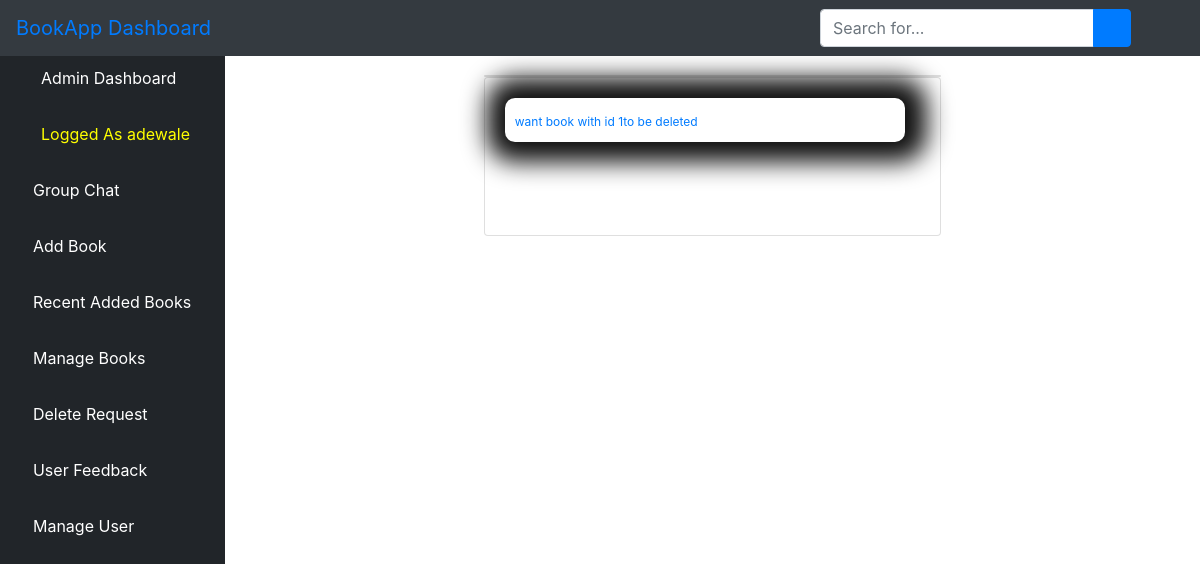
Page /adrequest/ (signed in) on the committed database.
### bookstore/models.py (models this page shows, shortened)
class User(AbstractUser):
    is_admin = models.BooleanField(default=False)
    is_publisher = models.BooleanField(default=False)
    is_librarian = models.BooleanField(default=False)
    class Meta:
        swappable = 'AUTH_USER_MODEL'

class DeleteRequest(models.Model):
    delete_request = models.CharField(max_length=100, null=True, blank=True)

### bookstore/views.py (the view)
# urls.py: path('adrequest/', views.ADeleteRequest.as_view(), name="adrequest"),
class ADeleteRequest(LoginRequiredMixin, ListView):
    model = DeleteRequest
    template_name = 'dashboard/delete_request.html'
    context_object_name = 'feedbacks'
    paginate_by = 4
    def get_queryset(self):
        return DeleteRequest.objects.order_by('-id')

### bookstore/templates/dashboard/delete_request.html (shortened to what this page needs)
{% extends 'dashboard/base.html' %}
{% block content %}
<div class="container-fluid">
<div class="row">
<div class="col-sm-3" style="color: red">
</div>
<div class="col-sm-6" style="padding-top: 25px">
    <div class="card">
</div>
<div class="card mb-2">
<div class="card-body">
<div class="row">
    <div class="col-sm-8">
    {% for feedback in feedbacks %}
        <div class="chat" style="width: 150%; background: white; box-shadow: 2px 0px 25px 20px #111;">
                <strong><small class="chat-user-special text-primary"> {{ feedback.delete_request }}</small></strong>
        </div><br><br><br>
    {% empty %}
    <h1 class="heading">No delete request</h1><br>
    {% endfor %}
    <div class="col-sm-4"></div>
    </div>
                      </div>
                    </div>
                  </div>
</div>
<div class="col-sm-2" style="color: red">
</div>
</div>
</div>
{% endblock content %}

### bookstore/templates/dashboard/base.html (shortened to what this page needs)
{% load static %}
<!DOCTYPE html>
<html lang="en">
<head>
    {% load static %}
    <link href="{% static 'vendor/fontawesome-free/css/all.min.css' %}" rel="stylesheet" type="text/css">
       <link rel="stylesheet" href="{% static 'assets/css/bootstrap.min.css' %}">
      <link rel="stylesheet" href="{% static 'assets/fonts/font-awesome-4.7.0/css/font-awesome.min.css' %}">
    <link href="{% static 'vendor/datatables/dataTables.bootstrap4.css' %}" rel="stylesheet">
    <link rel="stylesheet" type="text/css" href="{% static 'css/master.css' %}">
    <link href="{% static 'css/sb-admin.css' %}" rel="stylesheet">
</head>
<body id="page-top">
<nav class="navbar navbar-expand navbar-dark bg-dark fixed-top">
    <a class="navbar-brand mr-1 text-primary" href="">BookApp Dashboard</a>
    <button class="btn btn-link btn-sm text-white order-1 order-sm-0" id="sidebarToggle" href="#">
        <i class="fas fa-bars"></i>
    </button>
      <form class="d-none d-md-inline-block form-inline ml-auto mr-0 mr-md-3 my-2 my-md-0" action="{% url 'asearch' %}">
        <div class="input-group">
            <input type="text" class="form-control" name="query" placeholder="Search for..." aria-label="Search" aria-describedby="basic-addon2">
            <div class="input-group-append">
                <button class="btn btn-primary" type="submit">
                    <i class="fas fa-search"></i>
                </button>
            </div>
        </div>
    </form>
    <ul class="navbar-nav ml-auto ml-md-0">
        <li class="nav-item dropdown no-arrow">
            <a class="nav-link dropdown-toggle" href="#" id="userDropdown" role="button" data-toggle="dropdown" aria-haspopup="true" aria-expanded="false">
                <i class="fas fa-user-circle fa-fw text-primary"></i>
            </a>
        </li>
    </ul>
</nav>
<div id="wrapper" style="padding-top: 50px">
<ul class="sidebar navbar-nav">
    <li class="nav-item active">
        <a class="nav-link" href="{% url 'dashboard' %}">
            <i class="fas fa-fw fa-tachometer-alt"></i>
            <span>Admin Dashboard</span>
        </a>
    </li>
    <li class="nav-item active">
        <a class="nav-link" href="">
            <i class="fas fa-user-circle fa-fw text-warning"></i>
            <span style="color: yellow">Logged As {{ user.username }}</span>
        </a>
    </li>
    <li class="nav-item">
        <a class="nav-link" href="{% url 'alchat' %}">
            <i class="fas fa-book text-primary"></i>
            <span style="color: white">Group Chat</span>
        </a>
    </li>
        <li class="nav-item">
        <a class="nav-link" href="{% url 'aabook_form' %}">
            <i class="fas fa-book text-primary"></i>
            <span style="color: white">Add Book</span>
        </a>
    </li>
    <li class="nav-item">
        <a class="nav-link" href="{% url 'albook' %}">
            <i class="fas fa-book text-primary"></i>
            <span style="color: white">Recent Added Books</span>
        </a>
    </li>
      <li class="nav-item">
        <a class="nav-link" href="{% url 'ambook' %}">
            <i class="fas fa-book text-primary"></i>
            <span style="color: white">Manage Books</span>
        </a>
    </li>
     <li class="nav-item">
        <a class="nav-link" href="{% url 'adrequest' %}">
            <i class="fas fa-book text-primary"></i>
            <span style="color: white">Delete Request</span>
        </a>
    </li>
     <li class="nav-item">
        <a class="nav-link" href="{% url 'afeedback' %}">
            <i class="fas fa-book text-primary"></i>
            <span style="color: white">User Feedback</span>
        </a>
    </li>
     <li class="nav-item">
        <a class="nav-link" href="{% url 'aluser' %}">
            <i class="fas fa-user text-primary"></i>
            <span style="color: white">Manage User</span>
        </a>
    </li>
</ul>
    {% block content %}{% endblock content %}
</div>

### static/css/master.css (style rules this page uses)
html { scroll-behavior: smooth; }
li { list-style-type: none; }
.chat { background: rgb(220, 20, 60); border-radius: 10px; width: 70%; padding: 10px; }
.chat-user-special { color: yellow; font-size: 12px; }

### bookstore/templates/dashboard/base.html (style rules this page uses)
body { display: flex; flex-direction: column; min-height: 100vh; }

### rows in the picture
User: username "adewale"
DeleteRequest: delete_request "want book with id 1to be deleted"
